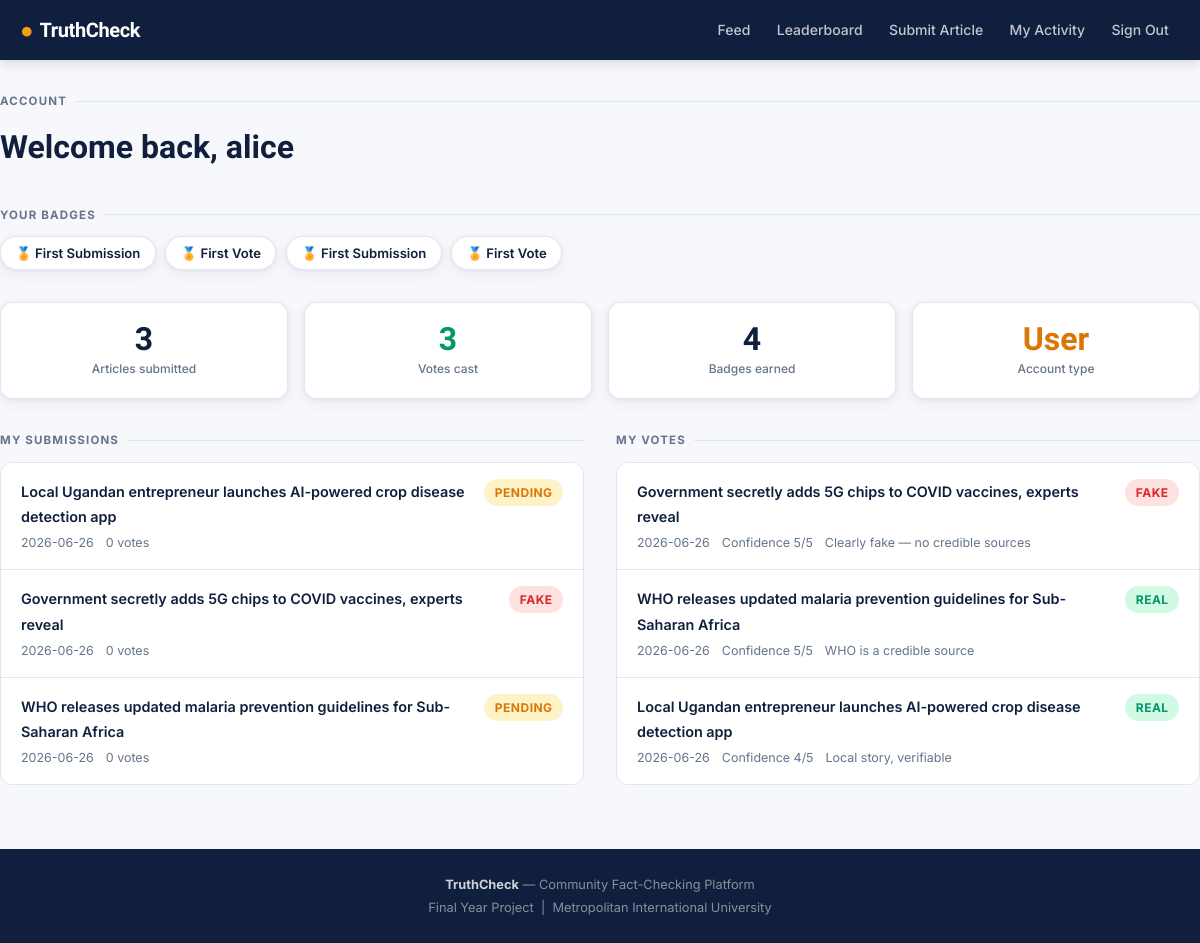
/dashboard (signed in), run on the app's committed database.
### tables this page shows
CREATE TABLE badges (
    id INTEGER PRIMARY KEY AUTOINCREMENT,
    user_id INTEGER REFERENCES users(id),
    badge_name TEXT NOT NULL,
    awarded_at TIMESTAMP DEFAULT CURRENT_TIMESTAMP
);

CREATE TABLE articles (
    id INTEGER PRIMARY KEY AUTOINCREMENT,
    title TEXT NOT NULL,
    content TEXT NOT NULL,
    url TEXT,
    source TEXT,
    submitted_by INTEGER REFERENCES users(id),
    nlp_score REAL DEFAULT 0.0,
    nlp_label TEXT DEFAULT 'unverified',
    community_score REAL DEFAULT 0.0,
    final_verdict TEXT DEFAULT 'pending',
    vote_count INTEGER DEFAULT 0,
    flag_count INTEGER DEFAULT 0,
    created_at TIMESTAMP DEFAULT CURRENT_TIMESTAMP
);

CREATE TABLE votes (
    id INTEGER PRIMARY KEY AUTOINCREMENT,
    article_id INTEGER REFERENCES articles(id),
    user_id INTEGER REFERENCES users(id),
    vote TEXT NOT NULL,
    confidence INTEGER DEFAULT 3,
    reason TEXT,
    created_at TIMESTAMP DEFAULT CURRENT_TIMESTAMP,
    UNIQUE(article_id, user_id)
);

### app/routes.py (the view)
@main.route('/dashboard')
@login_required
def dashboard():
    db = get_db()
    user_id = session['user_id']
    my_articles = db.execute(
        'SELECT * FROM articles WHERE submitted_by=? ORDER BY created_at DESC', (user_id,)
    ).fetchall()
    my_votes = db.execute('''
        SELECT v.*, a.title FROM votes v JOIN articles a ON v.article_id=a.id
        WHERE v.user_id=? ORDER BY v.created_at DESC
    ''', (user_id,)).fetchall()
    my_badges = db.execute(
        'SELECT * FROM badges WHERE user_id=? ORDER BY awarded_at DESC', (user_id,)
    ).fetchall()
    return render_template('dashboard.html',
                           my_articles=my_articles, my_votes=my_votes, my_badges=my_badges)

### app/database.py (called while the page is built)
def get_db(app=None):
    from flask import current_app
    _app = app or current_app
    if 'db' not in g:
        g.db = sqlite3.connect(_app.config['DATABASE'])
        g.db.row_factory = sqlite3.Row
    return g.db

### app/routes.py (called while the page is built)
def login_required(f):
    @wraps(f)
    def decorated(*args, **kwargs):
        if 'user_id' not in session:
            flash('Please log in first.', 'error')
            return redirect(url_for('auth.login'))
        return f(*args, **kwargs)
    return decorated

### app/templates/dashboard.html (shortened to what this page needs)
{% extends 'base.html' %}
{% block content %}
<div class="container page">
  <div style="margin-bottom:2rem">
    <div class="section-label">Account</div>
    <h1 style="font-family:var(--display);font-size:clamp(1.4rem,4vw,2rem);font-weight:800;color:var(--navy)">
      Welcome back, {{ session.username }}
    </h1>
  </div>
  {% if my_badges %}
  <div style="margin-bottom:2rem">
    <div class="section-label">Your badges</div>
    <div style="display:flex;gap:.6rem;flex-wrap:wrap">
      {% for b in my_badges %}
      <div style="background:var(--surface);border:1px solid var(--border);border-radius:50px;
                  padding:.35rem .9rem;font-size:.82rem;font-weight:600;color:var(--navy);
                  box-shadow:var(--card-sh)">
        🏅 {{ b.badge_name }}
      </div>
      {% endfor %}
    </div>
  </div>
  {% endif %}
  <div class="stat-grid" style="margin-bottom:2rem">
    <div class="stat-card">
      <div class="stat-num">{{ my_articles|length }}</div>
      <div class="stat-lbl">Articles submitted</div>
    </div>
    <div class="stat-card">
      <div class="stat-num c-safe">{{ my_votes|length }}</div>
      <div class="stat-lbl">Votes cast</div>
    </div>
    <div class="stat-card">
      <div class="stat-num">{{ my_badges|length }}</div>
      <div class="stat-lbl">Badges earned</div>
    </div>
    <div class="stat-card">
      <div class="stat-num c-warn">{{ session.role|title }}</div>
      <div class="stat-lbl">Account type</div>
    </div>
  </div>
  <div style="display:grid;grid-template-columns:1fr 1fr;gap:2rem">
    <div>
      <div class="section-label">My submissions</div>
      {% if my_articles %}
      <div class="article-list">
        {% for art in my_articles %}
        <div class="article-row">
          <div>
            <a href="{{ url_for('main.article', article_id=art.id) }}" class="art-title" style="font-size:.9rem">
              {{ art.title }}
            </a>
            <div class="art-meta">
              <span>{{ art.created_at[:10] if art.created_at else '' }}</span>
              <span>{{ art.vote_count }} votes</span>
            </div>
          </div>
          <span class="badge badge-{{ art.final_verdict }}">{{ art.final_verdict }}</span>
        </div>
        {% endfor %}
      </div>
      {% else %}
      <div class="empty" style="padding:1.5rem 0">
        <div class="empty-sub">No submissions yet.</div>
        <a href="{{ url_for('main.submit') }}" class="btn btn-primary btn-sm" style="margin-top:.75rem">Submit an article</a>
      </div>
      {% endif %}
    </div>
    <div>
      <div class="section-label">My votes</div>
      {% if my_votes %}
      <div class="article-list">
        {% for v in my_votes %}
        <div class="article-row">
          <div>
            <a href="{{ url_for('main.article', article_id=v.article_id) }}" class="art-title" style="font-size:.9rem">
              {{ v.title }}
            </a>
            <div class="art-meta">
              <span>{{ v.created_at[:10] if v.created_at else '' }}</span>
              <span>Confidence {{ v.confidence }}/5</span>
              {% if v.reason %}<span>{{ v.reason[:40] }}{% if v.reason|length > 40 %}…{% endif %}</span>{% endif %}
            </div>
          </div>
          <span class="badge badge-{{ v.vote }}">{{ v.vote }}</span>
        </div>
        {% endfor %}
      </div>
      {% else %}
      <div class="empty" style="padding:1.5rem 0">
        <div class="empty-sub">You haven't voted yet.</div>
      </div>
      {% endif %}
    </div>
  </div>
</div>
{% endblock %}

### app/templates/base.html (style rules this page uses)
:root { --navy: #0F1F3D; --navy2: #1A3260; --amber: #F59E0B; --amber2: #D97706; --danger: #DC2626; --safe: #059669; --warn: #D97706; --surface: #FFFFFF; --bg: #F7F8FC; --border: #E2E6F0; --muted: #64748B; --text: #0F1F3D; --card-sh: 0 1px 4px rgba(15,31,61,.06), 0 4px 16px rgba(15,31,61,.06); --radius: 12px; --r-sm: 8px; --font: 'Inter', system-ui, sans-serif; --display: 'Sora', 'Inter', sans-serif; }
*,*::before,*::after { box-sizing:border-box;margin:0;padding:0 }
html { font-size:16px;-webkit-text-size-adjust:100% }
body { font-family:var(--font);background:var(--bg);color:var(--text);line-height:1.6;min-height:100vh;display:flex;flex-direction:column }
a { color:inherit;text-decoration:none }
.container { max-width:1200px;margin:0 auto;padding:0 1.25rem;width:100% }
.page { padding:2rem 0 4rem }
.badge { display:inline-flex;align-items:center;gap:.35rem; font-size:.75rem;font-weight:700;letter-spacing:.04em;text-transform:uppercase; padding:.25rem .65rem;border-radius:50px;white-space:nowrap; }
.badge-fake { background:#FEE2E2;color:var(--danger) }
.badge-real { background:#D1FAE5;color:var(--safe) }
.badge-pending { background:#FEF3C7;color:var(--warn) }
.section-label { font-size:.72rem;font-weight:700;text-transform:uppercase;letter-spacing:.1em; color:var(--muted);margin-bottom:.75rem;display:flex;align-items:center;gap:.5rem; }
.section-label::after { content:'';flex:1;height:1px;background:var(--border) }
.stat-grid { display:grid;grid-template-columns:repeat(4,1fr);gap:1rem;margin:1.5rem 0 }
.stat-card { background:var(--surface);border:1px solid var(--border); border-radius:var(--radius);padding:1.25rem 1rem;text-align:center; box-shadow:var(--card-sh); }
.stat-num { font-family:var(--display);font-size:2rem;font-weight:800;line-height:1;color:var(--navy) }
.stat-num.c-safe { color:var(--safe) }
.stat-num.c-warn { color:var(--warn) }
.stat-lbl { font-size:.75rem;color:var(--muted);font-weight:500;margin-top:.25rem }
.article-list { display:flex;flex-direction:column;gap:1px;background:var(--border);border:1px solid var(--border);border-radius:var(--radius);overflow:hidden }
.article-row { background:var(--surface);padding:1rem 1.25rem; display:grid;grid-template-columns:1fr auto;gap:.75rem 1rem; align-items:start;transition:background .12s; }
.art-title { font-size:1rem;font-weight:600;color:var(--text);line-height:1.4 }
.art-meta { font-size:.78rem;color:var(--muted);margin-top:.2rem;display:flex;flex-wrap:wrap;gap:.3rem .75rem }

### data on the page
badges: badge_name "First Submission"
badges: badge_name "First Vote"
badges: badge_name "First Submission"
badges: badge_name "First Vote"
articles: title "Local Ugandan entrepreneur launches AI-powered crop disease detection app", created_at "2026-06-26", vote_count "0", final_verdict "PENDING"
articles: title "Government secretly adds 5G chips to COVID vaccines, experts reveal", created_at "2026-06-26", vote_count "0", final_verdict "FAKE"
articles: title "WHO releases updated malaria prevention guidelines for Sub-Saharan Africa", created_at "2026-06-26", vote_count "0", final_verdict "PENDING"
votes: title "Government secretly adds 5G chips to COVID vaccines, experts reveal", created_at "2026-06-26", confidence "5", reason "Clearly fake — no credible sources", vote "FAKE"
votes: title "WHO releases updated malaria prevention guidelines for Sub-Saharan Africa", created_at "2026-06-26", confidence "5", reason "WHO is a credible source", vote "REAL"
votes: title "Local Ugandan entrepreneur launches AI-powered crop disease detection app", created_at "2026-06-26", confidence "4", reason "Local story, verifiable", vote "REAL"

### other printed values
{{ session.username }} "alice"
{{ my_articles|length }} "3"
{{ my_votes|length }} "3"
{{ my_badges|length }} "4"
{{ session.role|title }} "User"
